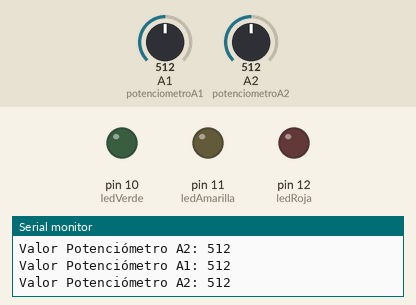
This sketch was run on a simulated Arduino Uno, built with avr-gcc and run on an emulated ATmega328P. Parts: output pins drawn as LEDs (lit = HIGH), the last lines printed to the serial monitor. Inputs (shaded band) come from the test bench; at power-on: A1 (potenciometroA1) = 512, A2 (potenciometroA2) = 512.

Above: at 10.8 s.
10.9 s: A1 (potenciometroA1) set to 716
At 20.9 s:
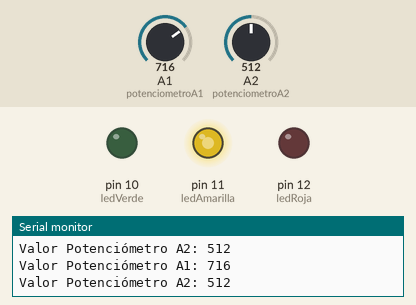
21.5 s: A2 (potenciometroA2) set to 716
At 30.9 s:
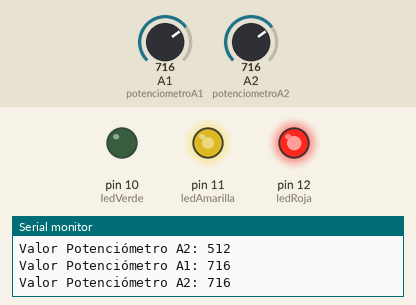
31.5 s: A1 (potenciometroA1) set to 900
At 41.0 s:
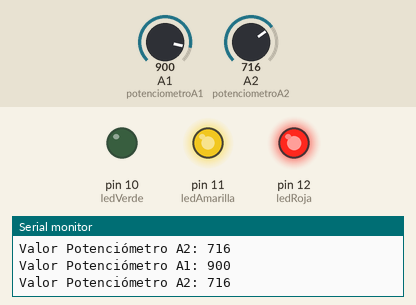
41.5 s: A2 (potenciometroA2) set to 894
51.5 s: A2 (potenciometroA2) set to 910
At 61.1 s:
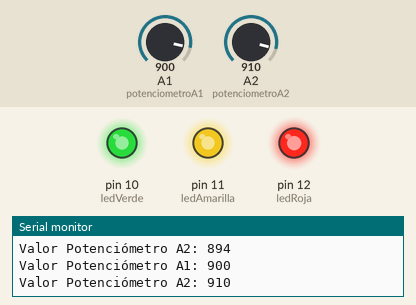
Timing chart, 0 to 62.5 s (numbered marks = the images above; inputs shaded):
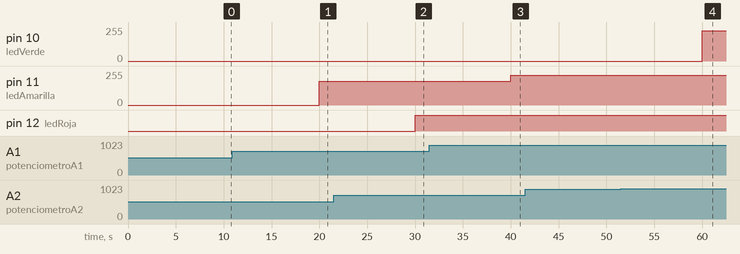

The sketch:

02-RegularLucesSegunPotenciometros.ino
```cpp
// Si el valor de los dos potenciómetros es igual se enciende la luz roja
// Si el valor del potenciómetro A1 es mayor, se enciende la luz amarilla
// Si el valor del potenciómetro A2 es mayor, se enciende la luz verde

// Potenciómetros
int potenciometroA1 = 15;
int potenciometroA2 = 16;

// Luces
int ledVerde = 10;
int ledAmarilla = 11;
int ledRoja = 12;

void setup() {
  pinMode(potenciometroA1, INPUT);
  pinMode(potenciometroA2, INPUT);
  pinMode(ledVerde, OUTPUT);
  pinMode(ledAmarilla, OUTPUT);
  pinMode(ledRoja, OUTPUT);

  Serial.begin(9600);
}

void loop() {
  int valorPotenciometroA1 = analogRead(potenciometroA1);
  int valorPotenciometroA2 = analogRead(potenciometroA2);

  int brilloLedAmarilla = map(valorPotenciometroA1, 0, 1023, 0, 255);
  int brilloLedVerde = map(valorPotenciometroA2, 0, 1023, 0, 255);

  if (valorPotenciometroA1 > valorPotenciometroA2) {
    analogWrite(ledAmarilla, brilloLedAmarilla);
  }
  else if (valorPotenciometroA1 < valorPotenciometroA2) {
    analogWrite(ledVerde, brilloLedVerde);
  }
  else {
    analogWrite(ledRoja, brilloLedVerde); // Ponemos brilloLedVerde porque es igual al brilloLedAmarilla, pero da igual cual de las dos variables se utilicen
  }

  // Añadimos que nos mande por serial motor los valores de los potenciómetros para comprobar que el código esté bien
  Serial.print("Valor Potenciómetro A1: ");
  Serial.println(valorPotenciometroA1);
  Serial.print("Valor Potenciómetro A2: ");
  Serial.println(valorPotenciometroA2);

  delay(10000);
}
```

Measured:
- the behaviour switches between 900 and 901 on A2 (potenciometroA2) (found by bisection; images 3 and 4)
- after the input at 10.9 s, pin 11 (ledAmarilla): 0/255 → 178/255 after 9.1 s
- after the input at 21.5 s, pin 12 (ledRoja): LOW → HIGH after 8.5 s
- after the input at 31.5 s, pin 11 (ledAmarilla): 178/255 → 224/255 after 8.5 s
- after the input at 51.5 s, pin 10 (ledVerde): 0/255 → 226/255 after 8.5 s
